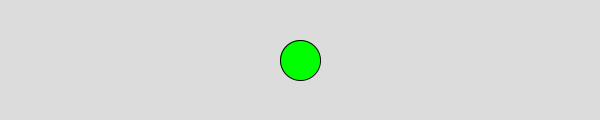
Frame 1 (no input)
Frame 60 (the mouse pressed at the canvas centre just before this capture): identical to frame 1, image omitted
Frame 120 (the mouse held since frame 60 and released just before this capture): identical to frame 1, image omitted

The Processing sketch that drew this single still picture (run headless with seeded random() and noise(); from frame 60 on, the mouse is pressed at the canvas centre):

// Processing sketch: ex4_conditionals
// ── ex4_conditionals.pde
void setup() {
  size(600, 120);
}

void draw() {
  int x=40;//
  fill(0,255,0);//
  background(220);

  //
  //
  if(mouseX>width/2){
    x=20;
  }
  //
  //
  if(mouseY>height/2){
    fill(255,0,0);
  }
  ellipse(width/2,height/2,x,x);
}
